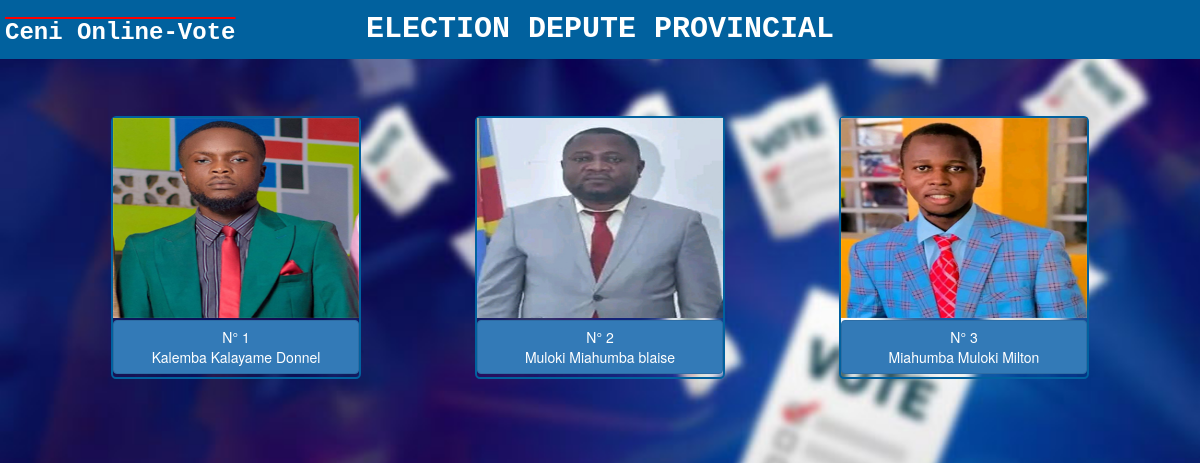
/provincial.php (signed in), run on the app's committed database.
### tables this page shows
CREATE TABLE `depute_provincial` (
  `id` int(11) NOT NULL,
  `nom` varchar(255) NOT NULL,
  `postnom` varchar(255) NOT NULL,
  `prenom` varchar(255) NOT NULL,
  `sexe` varchar(1) NOT NULL,
  `voies` int(11) NOT NULL,
  `photo` text NOT NULL
);

### provincial.php (the view, shortened to what this page needs)
<?php
include("bdd_conn.php");
$affichage = $bdd->prepare("SELECT id,nom,prenom,postnom,photo FROM depute_provincial");
  $affichage->execute(array());
  if (isset($_SESSION['id']) > 0){
?>
<!DOCTYPE html>
<html lang="en">
<head>
    <link rel="stylesheet" href="bootstrap/css/bootstrap.css">
    <link rel="stylesheet" href="style/provincial.css">
</head>
<body>
<div class="bande">
     <h3>Ceni Online-Vote</h3>
     <center><h1 id="titre">ELECTION DEPUTE PROVINCIAL</h1></center>
    </div>
            <div class="container">
                <div class="row" >
                    <div class="col-md-12 affichage">
                        <?php while ($resultat=$affichage->fetch()){
                            echo'
                                <div class="photo-pro">
                                <img src="'.$resultat["photo"].'" width="100%" height="200px"> <br>
                                    <a href="vote3.php?id_pro='.$resultat['id'].'">
                                        <button type:"submit" class="btn btn-primary" style="margin-bottom:1%; margin-top:1%; width:100%;"> N° '.$resultat["id"].'<br>
                                            '.$resultat["nom"].'
                                            '.$resultat["postnom"].'
                                            '.$resultat["prenom"].'
                                        </button>
                                    </a>
                                </div>';
                            }
                            ?>
                    </div>
                </div>
            </div>
</body>
</html>
<?php }
else {
    header("location:deconnexion.php");
}
?>

### style/provincial.css (style rules this page uses)
body { background-color: white; padding: 0%; margin: 0%; background-image: url("img2/bureau1.jpeg"); background-repeat: no-repeat; background-size: cover; width: 100%; animation-name: arrierplan; animation-iteration-count: infinite; animation-duration: 30s; }
.bande h3 { position: absolute; top: 0px; color: white; text-decoration: overline red; left:5px; font-family:'Courier New', Courier, monospace; font-weight: bolder; }
.bande { background-color: #01619E; padding: 1px; position: sticky; top: 0; z-index: 1; }
#titre { color: white; font-family:'Courier New', Courier, monospace; font-size: 30px; animation-name: titre; animation-duration: 3s; margin: 1% 20%; padding: 0%; font-weight: bolder; }
.photo-pro { width: 250px; border:2px solid #01619E; text-align:center; margin:5%; border-radius: 2%; }

### provincial.php (style rules this page uses)
.affichage { display:flex; justify-content:center; flex-wrap:wrap; }

### data on the page
depute_provincial: photo (picture), id "1", nom "Kalemba", postnom "Kalayame", prenom "Donnel"
depute_provincial: photo (picture), id "2", nom "Muloki", postnom "Miahumba", prenom "blaise"
depute_provincial: photo (picture), id "3", nom "Miahumba", postnom "Muloki", prenom "Milton"
